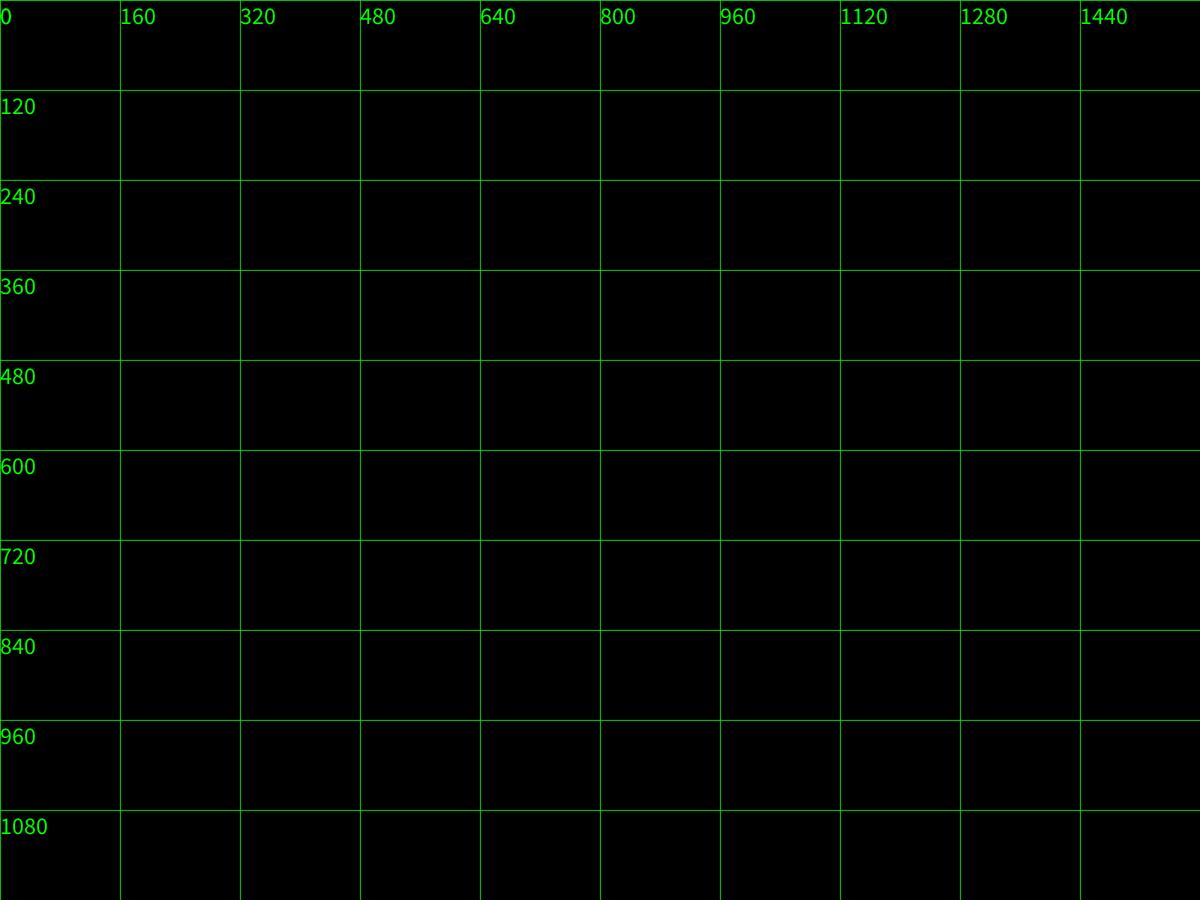
Frame 1 (no input)
Frame 60 (the mouse pressed at the canvas centre just before this capture): identical to frame 1, image omitted
Frame 120 (the mouse held since frame 60 and released just before this capture): identical to frame 1, image omitted

The Processing sketch that drew this single still picture (run headless with seeded random() and noise(); from frame 60 on, the mouse is pressed at the canvas centre):

// Processing sketch: ColorBased
// ── ColorBased.pde
PShape shape;
Boolean running;
float startx;
float starty;
int v;

void setup() {
frameRate(60);
background(0);
stroke(255, 0, 0);
strokeWeight(5);
fill(92, 249, 126);
// size(1500,1500);
fullScreen();
this.running = false;
}

void draw() {
    background(0);
    drawGrid();
    if (this.running) {
        updateShape(mouseX, mouseY);
    }
    if (this.shape != null) {
        shape(this.shape);
    }
    if (get(mouseX, mouseY) == -11064413) {
        rayCast();
    }
}
void mousePressed() {
    test();
}

void test() {
    running = true;
    noFill();
    this.startx = mouseX;
    this.starty = mouseY;
    rect(this.startx-15, this.starty-15, 30, 30);
    this.v = 0;
    this.shape = createShape();
    this.shape.beginShape();
    this.shape.stroke(112, 143, 250);
    this.shape.strokeWeight(10);

}

void updateShape(float x, float y) {
    if (!fieldComplete(x, y)) {
        this.shape.vertex(x,y);
        this.v++;
        point(x,y);
    }
}

void drawGrid() {
    stroke(1, 255, 0);
    strokeWeight(1);
    fill(1, 255, 0);
    textSize(32);
    int Units = 10;
    for (int i = 0; i < Units; i++) {
        line(i * (width/Units), 0, i * (width/Units), height);
        text(i * (width/Units), (i * width/Units), 0+32);
        line(0, i * (height/Units), width, i * (height/Units));
        text(i * (height/Units), 0, i * (height/Units)+32);
    }
}

Boolean fieldComplete(float x, float y) {
    if (this.v < 20) {
        return false;
    }
    if ((x > this.startx-15 && x < this.startx + 15) && (y > this.starty-15 && y < this.starty+15)) {
        this.running = false;
        this.shape.fill(87, 43, 163);
        this.shape.endShape(CLOSE);
        for (int i = 0; i < this.v; i++) {
            PVector vertex = this.shape.getVertex(i);
            strokeWeight(10);
            stroke(255, 0, 0);
            point(vertex.x, vertex.y);
        }

    }
    return false;
}

void rayCast() {
    // println(get(mouseX, mouseY));
    stroke(255, 0, 0);
    fill(255, 0, 0);
    textSize(20);
    strokeWeight(5);
    int cursorPixelColor = get(mouseX, mouseY);
    //Up
    int up = bruteRayY(mouseY, cursorPixelColor, -1);
    line(mouseX, mouseY-12, mouseX, up);
    text(mouseY - up, mouseX, up);
    //DOWN
    int down = bruteRayY(mouseY, cursorPixelColor, 1);
    line(mouseX, mouseY+12, mouseX, down);
    text(down - mouseY, mouseX, down);
    //LEFT
    int left = bruteRayX(mouseX, cursorPixelColor, -1);
    line(mouseX-12, mouseY, left, mouseY);
    text(mouseX - left, left, mouseY-5);
    //Right
    int right = bruteRayX(mouseX, cursorPixelColor, 1);
    line(mouseX+12, mouseY, right, mouseY);
    text(right - mouseX, right, mouseY-5);
    //Extensions
    stroke(255, 187, 0);
    int upExt = bruteRayY(up, get(mouseX, up-50), -1);
    line(mouseX, up, mouseX, upExt);
    text(up - upExt, mouseX, upExt);
    int downExt = bruteRayY(down, get(mouseX, down+50), 1);
    line(mouseX, down, mouseX, downExt);
    text(downExt - down, mouseX, downExt);
    int leftExt = bruteRayX(left, get(left, mouseY-50), -1);
    line(left, mouseY, leftExt, mouseY);
    text(left - leftExt, leftExt, mouseY-5);
    int rightExt = bruteRayX(right, get(right, mouseY+50), 1);
    line(right, mouseY, rightExt, mouseY);
    text(rightExt - right, rightExt, mouseY-5);
}

int bruteRayY(int start, int targetColor, int direction) {

    for (int i = start; i < height; i+=direction) {
        if (get(mouseX, i) != targetColor){
            if (get(mouseX, i) == -16646400 ||
                get(mouseX, i) == -65536) {
                continue;
            }
            return i;
        }
    }
    return (direction > 0) ? height : 0;
}

int bruteRayX(int start, int targetColor, int direction) {
    for (int i = start; i < width; i+=direction) {
        if (get(i, mouseY) != targetColor) {
            if (get(i, mouseY) == -16646400 ||
                get(i, mouseY) == -65536) {
                continue;
            }
            return i;
        }
    }
    return (direction > 0) ? width : 0;
}
